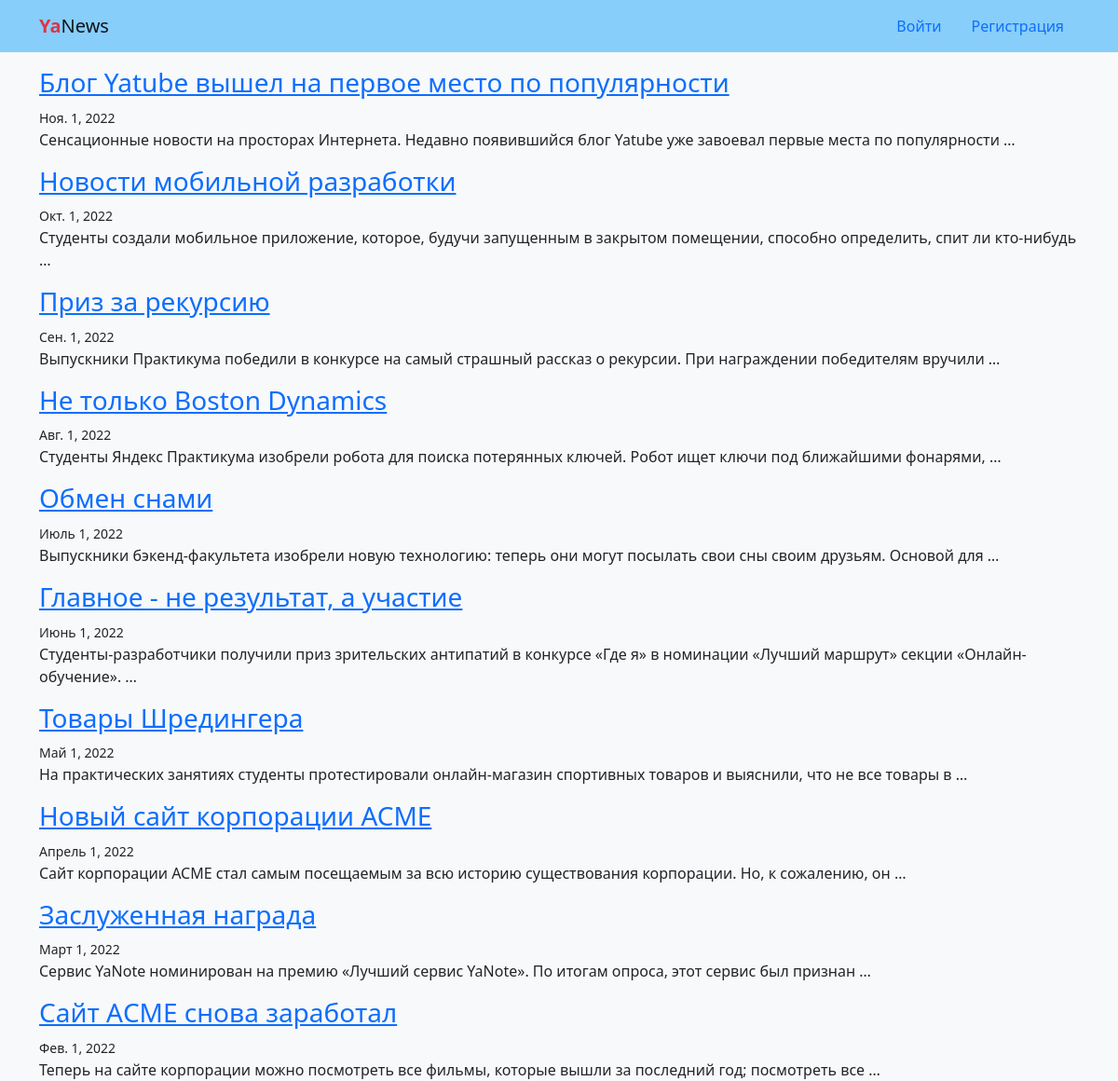
The page / on the database its author committed.
### news/models.py (models this page shows, shortened)
class News(models.Model):
    title = models.CharField(max_length=50)
    text = models.TextField()
    date = models.DateField(default=datetime.today)
    class Meta:
        ordering = ('-date',)
        verbose_name_plural = 'Новости'
        verbose_name = 'Новость'

### news/views.py (the view)
# urls.py: path('', views.NewsList.as_view(), name='home'),
class NewsList(generic.ListView):
    model = News
    template_name = 'news/home.html'
    def get_queryset(self):
        return self.model.objects.prefetch_related(
            'comment_set'
        )[:settings.NEWS_COUNT_ON_HOME_PAGE]

### templates/news/home.html (shortened to what this page needs)
{% extends "base.html" %}
{% block content %}
  {% for news in object_list %}
    <div class="mt-3">
      <h3><a href="{% url 'news:detail' news.pk %}">{{ news.title }}</a></h3>
      <div><small>{{ news.date }}</small></div>
      <div>{{ news.text|truncatewords:15 }}</div>
    </div>
  {% endfor %}
{% endblock content %}

### templates/base.html (shortened to what this page needs)
<!DOCTYPE html>
<html>
  <head>
    <link rel="stylesheet"
      href="https://cdn.jsdelivr.net/npm/bootstrap@5.0.1/dist/css/bootstrap.min.css"
      rel="stylesheet"
>
  </head>
  <body class="bg-light">
    {% include "includes/header.html" %}
    <div class="container mt-3">
      {% block content %}
      {% endblock %}
    </div>
  </body>
</html>

### templates/includes/header.html
<header>
  <nav class="navbar navbar-light" style="background-color: lightskyblue">
    <li class="container">
      <a class="navbar-brand" href="{% url 'news:home' %}">
        <span class="text-danger"><b>Ya</b></span>News
      </a>
      <ul class="nav nav-pills">
        {% if user.is_authenticated %}
          <li class="align-self-center">
            Пользователь: {{ user.username }}
          </li>
          <li class="nav-item">
            <a class="nav-link" href="{% url 'users:logout' %}">Выйти</a>
          </li>
        {% else %}
          <li class="nav-item">
            <a class="nav-link" href="{% url 'users:login' %}">Войти</a>
          </li>
          <li class="nav-item">
            <a class="nav-link" href="{% url 'users:signup' %}">Регистрация</a>
          </li>
        {% endif %}
      </ul>
    </li>
  </nav>
</header>

### rows shown on the page
News: title "Блог Yatube вышел на первое место по популярности", date "Ноя. 1, 2022", text "Сенсационные новости на просторах Интернета. Недавно появившийся блог Yatube уже завоевал первые места по популярности …"
News: title "Новости мобильной разработки", date "Окт. 1, 2022", text "Студенты создали мобильное приложение, которое, будучи запущенным в закрытом помещении, способно определить, спит ли кто-нибудь …"
News: title "Приз за рекурсию", date "Сен. 1, 2022", text "Выпускники Практикума победили в конкурсе на самый страшный рассказ о рекурсии. При награждении победителям вручили …"
News: title "Не только Boston Dynamics", date "Авг. 1, 2022", text "Студенты Яндекс Практикума изобрели робота для поиска потерянных ключей. Робот ищет ключи под ближайшими фонарями, …"
News: title "Обмен снами", date "Июль 1, 2022", text "Выпускники бэкенд-факультета изобрели новую технологию: теперь они могут посылать свои сны своим друзьям. Основой для …"
News: title "Главное - не результат, а участие", date "Июнь 1, 2022", text "Студенты-разработчики получили приз зрительских антипатий в конкурсе «Где я» в номинации «Лучший маршрут» секции «Онлайн-обучение». …"
News: title "Товары Шредингера", date "Май 1, 2022", text "На практических занятиях студенты протестировали онлайн-магазин спортивных товаров и выяснили, что не все товары в …"
News: title "Новый сайт корпорации ACME", date "Апрель 1, 2022", text "Сайт корпорации ACME стал самым посещаемым за всю историю существования корпорации. Но, к сожалению, он …"
News: title "Заслуженная награда", date "Март 1, 2022", text "Сервис YaNote номинирован на премию «Лучший сервис YaNote». По итогам опроса, этот сервис был признан …"
News: title "Сайт АСМЕ снова заработал", date "Фев. 1, 2022", text "Теперь на сайте корпорации можно посмотреть все фильмы, которые вышли за последний год; посмотреть все …"
